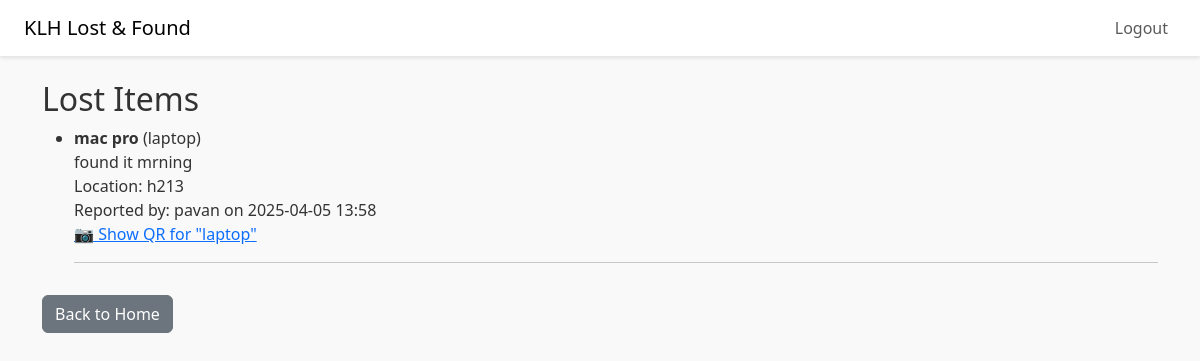
The app's page /items/lost/ (signed in) with its own data.
### lostfound/models.py (models this page shows, shortened)
class LostFoundItem(models.Model):
    STATUS_CHOICES = (
        ('lost', 'Lost'),
        ('found', 'Found'),
    )
    title = models.CharField(max_length=100)
    category = models.CharField(max_length=50,default='lost')  # 📦 New field
    description = models.TextField()
    location = models.CharField(max_length=100)
    date_reported = models.DateTimeField(auto_now_add=True)
    status = models.CharField(max_length=10, choices=STATUS_CHOICES)
    reported_by = models.ForeignKey(User, on_delete=models.CASCADE)

### lostfound/views.py (the view)
# urls.py: path('items/lost/', views.lost_items, name='lost_items'),
@login_required(login_url='login')
@cache_control(no_cache=True, must_revalidate=True, no_store=True)
def lost_items(request):
    items = LostFoundItem.objects.filter(status='lost').order_by('-date_reported')
    return render(request, 'lostfound/lost_items.html', {'items': items})

### lostfound/templates/lostfound/lost_items.html
{% extends 'base.html' %}
{% block content %}
<h2>Lost Items</h2>
<ul>
    {% for item in items %}
        <li>
            <strong>{{ item.title }}</strong> ({{ item.category }})<br>
            {{ item.description }}<br>
            Location: {{ item.location }}<br>
            Reported by: {{ item.reported_by.username }} on {{ item.date_reported|date:"Y-m-d H:i" }}<br>
            <a href="{% url 'qr_for_category' item.category %}">📷 Show QR for "{{ item.category }}"</a>
        </li>
        <hr>
    {% empty %}
        <li>No lost items reported yet.</li>
    {% endfor %}
</ul>
<a href="{% url 'home' %}">
    <button class="btn btn-secondary mt-3">Back to Home</button>
</a>
{% endblock %}

### lostfound/templates/base.html (style rules this page uses)
body { background-color: #f9f9f9; color: #333; }

### records on screen
LostFoundItem: title "mac pro", category "laptop", description "found it mrning", location "h213", reported_by.username "pavan", date_reported "2025-04-05 13:58"
